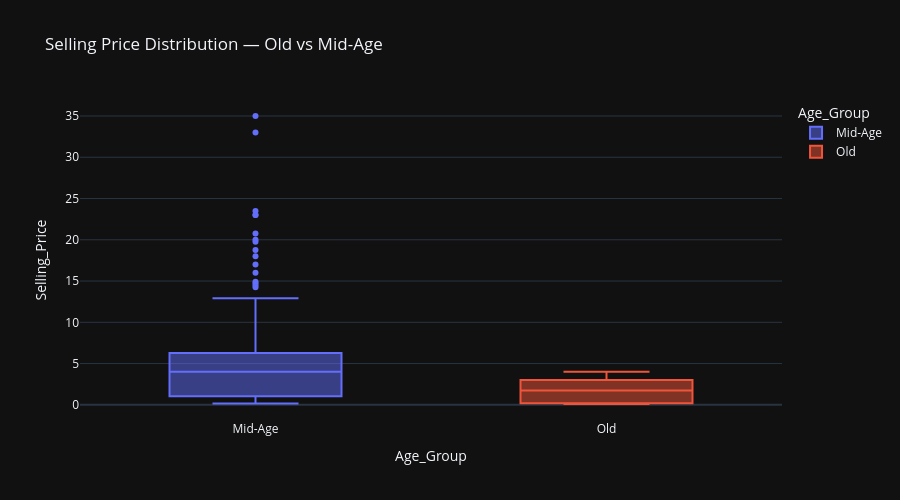
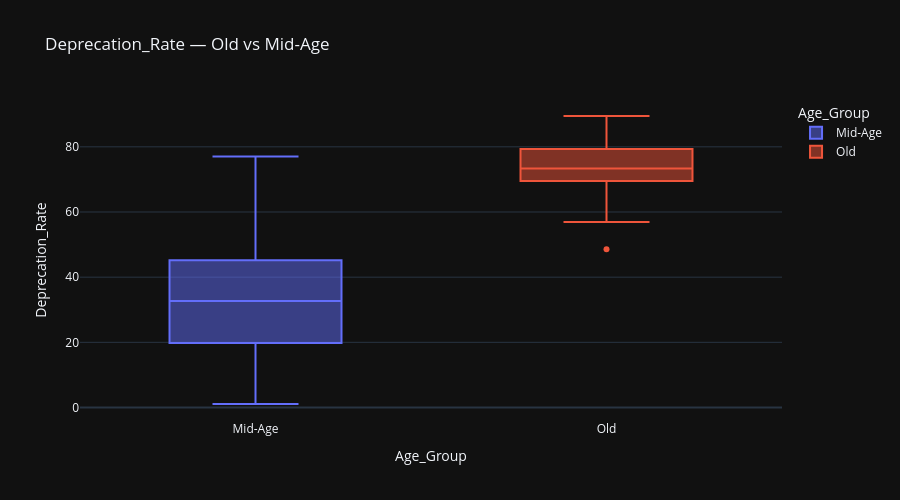

The notebook cell saved with these charts, in order:
### Code cell
fig = px.box(data, 
            x='Age_Group', 
            y='Selling_Price',
            color='Age_Group',
            title='Selling Price Distribution — Old vs Mid-Age',
            template='plotly_dark',
            height=500)
fig.show()

fig = px.box(data,
            x='Age_Group',
            y='Deprecation_Rate',
            color='Age_Group',
            title='Deprecation_Rate — Old vs Mid-Age',
            template='plotly_dark',
            height=500)
fig.show()

### Figure 1 — Plotly figure (JSON) as saved in the notebook; plotly's stock layout.template omitted (floating-point values rounded to 4 significant figures; data arrays with more than 128 entries replaced by an {"elided": "..."} marker saying what was removed)
{"data": [{"alignmentgroup": "True", "hovertemplate": "Age_Group=%{x}<br>Selling_Price=%{y}<extra></extra>", "legendgroup": "Mid-Age", "marker": {"color": "#636efa"}, "name": "Mid-Age", "notched": false, "offsetgroup": "Mid-Age", "orientation": "v", "showlegend": true, "type": "box", "x": {"elided": "273 str values"}, "x0": " ", "xaxis": "x", "y": {"elided": "273 float values"}, "y0": " ", "yaxis": "y"}, {"alignmentgroup": "True", "hovertemplate": "Age_Group=%{x}<br>Selling_Price=%{y}<extra></extra>", "legendgroup": "Old", "marker": {"color": "#EF553B"}, "name": "Old", "notched": false, "offsetgroup": "Old", "orientation": "v", "showlegend": true, "type": "box", "x": ["Old", "Old", "Old", "Old", "Old", "Old", "Old", "Old", "Old", "Old", "Old", "Old", "Old", "Old", "Old", "Old", "Old", "Old", "Old", "Old", "Old", "Old", "Old", "Old", "Old", "Old"], "x0": " ", "xaxis": "x", "y": [2.25, 0.35, 2.25, 1.95, 1.05, 2.75, 3.6, 1.5, 3.49, 2.5, 3.8, 3.51, 4.0, 0.9, 0.25, 0.25, 0.2, 0.2, 0.2, 0.2, 0.17, 0.12, 0.1, 3.0, 2.1, 3.35], "y0": " ", "yaxis": "y"}], "layout": {"boxmode": "overlay", "height": 500, "legend": {"title": {"text": "Age_Group"}, "tracegroupgap": 0}, "title": {"text": "Selling Price Distribution — Old vs Mid-Age"}, "xaxis": {"anchor": "y", "categoryarray": ["Mid-Age", "Old"], "categoryorder": "array", "domain": [0, 1], "title": {"text": "Age_Group"}}, "yaxis": {"anchor": "x", "domain": [0, 1], "title": {"text": "Selling_Price"}}}}

### Figure 2 — Plotly figure (JSON) as saved in the notebook; plotly's stock layout.template omitted (floating-point values rounded to 4 significant figures; data arrays with more than 128 entries replaced by an {"elided": "..."} marker saying what was removed)
{"data": [{"alignmentgroup": "True", "hovertemplate": "Age_Group=%{x}<br>Deprecation_Rate=%{y}<extra></extra>", "legendgroup": "Mid-Age", "marker": {"color": "#636efa"}, "name": "Mid-Age", "notched": false, "offsetgroup": "Mid-Age", "orientation": "v", "showlegend": true, "type": "box", "x": {"elided": "273 str values"}, "x0": " ", "xaxis": "x", "y": {"elided": "273 float values"}, "y0": " ", "yaxis": "y"}, {"alignmentgroup": "True", "hovertemplate": "Age_Group=%{x}<br>Deprecation_Rate=%{y}<extra></extra>", "legendgroup": "Old", "marker": {"color": "#EF553B"}, "name": "Old", "notched": false, "offsetgroup": "Old", "orientation": "v", "showlegend": true, "type": "box", "x": ["Old", "Old", "Old", "Old", "Old", "Old", "Old", "Old", "Old", "Old", "Old", "Old", "Old", "Old", "Old", "Old", "Old", "Old", "Old", "Old", "Old", "Old", "Old", "Old", "Old", "Old"], "x0": " ", "xaxis": "x", "y": [68.79, 84.65, 71.8, 72.73, 74.7, 73.07, 76.06, 87.85, 74.07, 89.46, 79.58, 74.38, 82.44, 48.57, 66.67, 56.9, 64.91, 73.33, 73.33, 74.59, 67.31, 79.31, 86.67, 70.0, 72.37, 69.55], "y0": " ", "yaxis": "y"}], "layout": {"boxmode": "overlay", "height": 500, "legend": {"title": {"text": "Age_Group"}, "tracegroupgap": 0}, "title": {"text": "Deprecation_Rate — Old vs Mid-Age"}, "xaxis": {"anchor": "y", "categoryarray": ["Mid-Age", "Old"], "categoryorder": "array", "domain": [0, 1], "title": {"text": "Age_Group"}}, "yaxis": {"anchor": "x", "domain": [0, 1], "title": {"text": "Deprecation_Rate"}}}}
